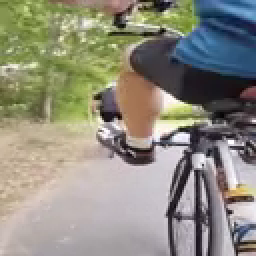
#> input picture frame 42 of encoder/videos/ordinary.mp4, 128 x 128 px (shown 2 times larger)
$ python encoder.py
#> lines starting #> are read from the running program, lines starting #| are printed output that depends on the picture
#> in main, current is the input picture: shape (128, 128, 3); mean B, G, R 126.6, 139.9, 142.5


import cv2
import numpy as np
import time
import os
from enum import Enum


# Filepaths
FILENAME = 'ordinary.mp4'
# [6 lines of commented-out code are left out]

BASE = os.path.dirname(os.path.abspath(__file__))
PATH = os.path.join(BASE, 'videos', FILENAME)
FRAME_TXT_DUMP = os.path.join(BASE, 'output', 'delta.txt')
DELTA_BIN = os.path.join(BASE, 'output', 'delta.bin')
ENCODED_TXT_DUMP = os.path.join(BASE, 'output', 'post_vle.txt')
ENCODED_BIN  = os.path.join(BASE, 'output', 'post_vle.bin')
DECODED_TXT_DUMP = os.path.join(BASE, 'output', 'decoded_pixels.txt')
DECODED_BIN = os.path.join(BASE, 'output', 'decoded_pixels.bin')


# Tile Specifications
TILE_WIDTH  = 16 # Pixels
TILE_HEIGHT = 16
NUM_TILES = 256
FRAME_WIDTH = 128
FRAME_HEIGHT = 128


class Color_Resolution(Enum):
    COLOR_BGR565 = 0
    COLOR_BGR444 = 1
    COLOR_BGR332 = 2


# Plays back video on screen
# [122 lines left out: functions video_playback, deltaEncode, bgr_to_bgr565_frame, palette_bgr24_to_bgr565, bgr_to_bgr444_frame, bgr_to_bgr332_frame, not called in this run]


def bgr24_to_int(bgr: cv2.typing.MatLike) -> cv2.typing.MatLike:

    blue  = bgr[:, :, 0].astype(np.uint32)
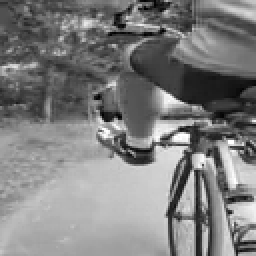
#> blue: shape (128, 128) uint32 (shown 2 times larger); min 0, max 255, mean 126.6
    green = bgr[:, :, 1].astype(np.uint32)
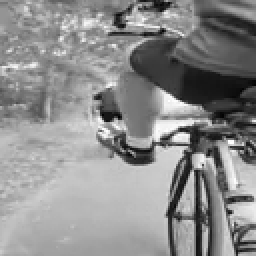
#> green: shape (128, 128) uint32 (shown 2 times larger); min 0, max 255, mean 139.9
    red   = bgr[:, :, 2].astype(np.uint32)
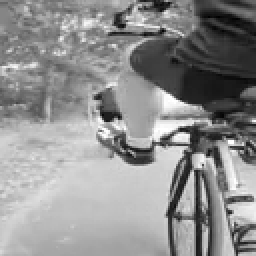
#> red: shape (128, 128) uint32 (shown 2 times larger); min 0, max 255, mean 142.5

    #print(f'B: {blue}, G: {green}, R: {red}')
    bgr24 = (blue << 16) | (green << 8) | red


    return bgr24.astype(np.uint32)

# Variable length encoding
# 1. Break number into 7 bit groups
# 2. Set top bit = 0 for last byte
# 3. Set top bit = 1 for continuation
# [18 lines left out: function encodeUint16, not called in this run]


def zigzagEncode(x: int) -> int:
    return int((x << 1) ^ (x >> 15))


def zigzagDecode(x: int) -> int:
    return (x >> 1) ^ (-(x&1))


# [165 lines left out: functions decodeUint16, rleEncode, rleDecode, generate_palette, median_cut_recurse, split_bucket and 1 more, not called in this run]

def main():

    start_time = time.time()


    cap = cv2.VideoCapture(PATH)

    print(f'FPS: {cap.get(cv2.CAP_PROP_FPS)}')
    #video_playback(cap)


    # Open video
    cap.open(PATH)


    frame_list = []
    while cap.isOpened():

        ret, current = cap.read()
        if not ret:
            print("Can't receive frame (stream end?). Exiting ...")
            break

        #print(current.shape)
        packed = bgr24_to_int(current)

        frame_list.append(packed)


    cap.release()
    cv2.destroyAllWindows()

    """ total = 0
    for i, f in enumerate(frame_list):
        print(i, f.shape, f.size)
        total += f.size

    print("expected total:", total)
    """

    pixels = np.concatenate([frame.flatten() for frame in frame_list])
    color_palette = generate_palette(pixels, 256)
    color_palette = palette_bgr24_to_bgr565(color_palette)

    print(f'length of color palette: {len(color_palette)}')
    for color in range(len(color_palette)):
        print(f'color_palette[{color}: {color_palette[color]:0X}]')

    cap.open(PATH)
    #Delta Encoding
    #delta_frames = deltaEncode(cap, Color_Resolution.COLOR_BGR444) # np.ndarray of frames from mp4
    #delta_frames = deltaEncode(cap, Color_Resolution.COLOR_BGR565) #
    delta_frames = deltaEncode(cap, Color_Resolution.COLOR_BGR332) # Need to edit so first frame is also returned
    delta_flatten = np.concatenate([frame.flatten() for frame in delta_frames])

        # Dumps delta frames in a txt file
    with open(FRAME_TXT_DUMP, "w") as f:
        for i, frame in enumerate(delta_frames):
            f.write(f"# --- Frame {i} ---\n")
            np.savetxt(f, frame, fmt="%x")
            f.write("\n\n")


    # ========================================================
    # Pixel Level RLE encoding scheme with tile compression
    # ========================================================

    # tiles = []

    # Construct tiles
    """ for frame in delta_frames:
        for row in range(0, FRAME_WIDTH, TILE_WIDTH):
            for col in range(0, FRAME_HEIGHT, TILE_HEIGHT): # Scan across columns first then
                tile = np.array(frame[row:row+TILE_HEIGHT, col:col+TILE_WIDTH])
                tiles.append(tile) """


    """ # Print total number of zero tiles
    total_tiles = len(tiles)
    zero_tiles = sum(1 for t in tiles if not np.any(t))
    zero_tile_ratio = zero_tiles/total_tiles
    print(f'Zero tile ratio {zero_tile_ratio:0.2f}') """


    """ prev = None
    repeat_count = 0

    for idx, tile in enumerate(tiles):
        if prev is not None and np.array_equal(tile, prev):
            repeat_count += 1
        prev = tile

    repeat_ratio = repeat_count / len(tiles)
    print(f'Tile repeat ratio: {repeat_ratio:.2f}\n') """


    """  # run tile compression algorithm
    output = bytearray()

    for tile in tiles:


        if not np.any(tile):
            # Skip tile
            output.append(TILE_SKIP)
            continue

        flat_tile = tile.flatten()
        # Run Zigzag, and RLE
        zz = [zigzagEncode(px) for px in flat_tile]

        rle = rleEncode(zz)


        # Write length of RLE so we can decode tile boundary later
        output.extend(encodeUint16(len(rle)))

        for px in rle:
            output.extend(encodeUint16(px))  """


    # After encoding
    """ print('After variable length encoding')
    print(f'Total number of bytes: {len(output)}') """

    #print(f'Compression Ratio: {len(delta_flatten)*2/len(output):.2f}')

    """ # Dump encoded data to binary
    with open(ENCODED_BIN, "wb") as f:
        f.write(output)   """


    # ========================================================
    # Pixel Level RLE encoding scheme without tile compression
    # ========================================================

    # Before encoding
    total_frames = len(delta_frames)
    print(f'Total number of frames: {total_frames}')
    print('Before variable length encoding')
    print(f'Total number of pixels: {len(delta_flatten)}')
    print(f'Total number of bytes: {len(delta_flatten)*2}\n')


    # flatten frames in 1D pixel array represented as uint16
    delta_pixels = np.concatenate([frame.flatten() for frame in delta_frames])
    delta_pixels = delta_pixels.astype(np.int16)
    delta_pixels.tofile(DELTA_BIN)


     # Perform Zigzag -> RLE -> VLE chain
    zigzag_vals = [zigzagEncode(px) for px in delta_pixels]

    rle_vals    = rleEncode(zigzag_vals)
    pixels_with_vle = bytearray().join(
        encodeUint16(px) for px in rle_vals
    )


    # Debugging information
    print('After variable length encoding')
    print(f'Total number of bytes: {len(pixels_with_vle)}')

    with open(ENCODED_BIN, "wb") as f:
        f.write(pixels_with_vle)


    """ arr = np.array(zigzag_vals).reshape(total_frames, 96, 96).astype(np.uint16)
    with open('output/zigzag_encoded.txt', 'w') as f:
        for frame_num in range(total_frames):
            f.write(f"# --- Frame {frame_num} ---\n")
            np.savetxt(f, arr[frame_num], fmt="%04X")
            f.write("\n\n") """


    """  # Decoding back to BGR656 delta frames
    zigzag_vals_rle_encoded = []
    pos = 0
    while pos < len(pixels_with_vle):
        val, pos = decodeUint16(pixels_with_vle, pos)
        zigzag_vals_rle_encoded.append(val)

    decoded_zigzag_vals = rleDecode(zigzag_vals_rle_encoded)

    decoded_to_deltas = np.array([zigzagDecode(px) for px in decoded_zigzag_vals], dtype=np.int16)
    decoded_to_deltas.tofile(DECODED_BIN)   """


    end_time = time.time()
    print(f'Total time elapsed: {end_time-start_time:.2f}')

if __name__ == "__main__":
    main()

$ run again, starting later in the video
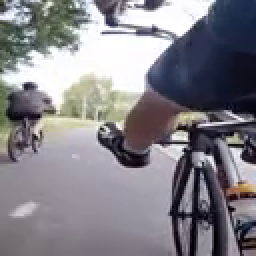
#> input picture frame 191 of encoder/videos/ordinary.mp4, 128 x 128 px (shown 2 times larger)
#> in main, current is the input picture: shape (128, 128, 3); mean B, G, R 135.9, 129.5, 131.6
#> in bgr24_to_int, `blue  = bgr[:, :, 0].astype(np.uint32)`:
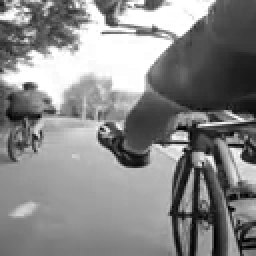
#> blue: shape (128, 128) uint32 (shown 2 times larger); min 0, max 255, mean 135.9
#> in bgr24_to_int, `red   = bgr[:, :, 2].astype(np.uint32)`:
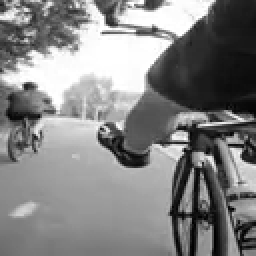
#> red: shape (128, 128) uint32 (shown 2 times larger); min 0, max 255, mean 131.6

$ run again, starting later in the video
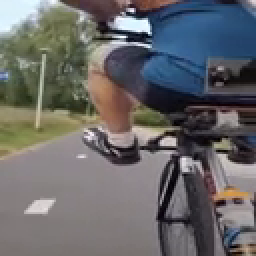
#> input picture frame 340 of encoder/videos/ordinary.mp4, 128 x 128 px (shown 2 times larger)
#> in main, current is the input picture: shape (128, 128, 3); mean B, G, R 104.6, 103.6, 103.9
#> in bgr24_to_int, `blue  = bgr[:, :, 0].astype(np.uint32)`:
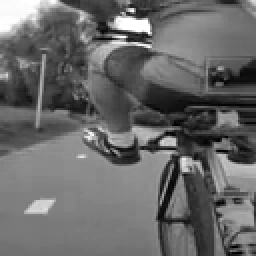
#> blue: shape (128, 128) uint32 (shown 2 times larger); min 0, max 255, mean 104.6
#> in bgr24_to_int, `red   = bgr[:, :, 2].astype(np.uint32)`:
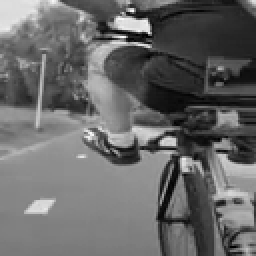
#> red: shape (128, 128) uint32 (shown 2 times larger); min 0, max 255, mean 103.9
